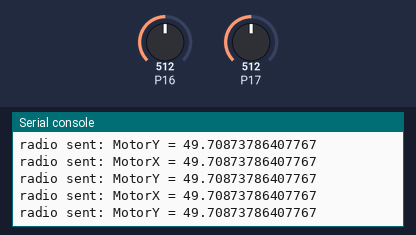
Simulated run of this program. Board: Calliope mini (MakeCode). Parts: the last lines printed to the serial console. The test bench sets the inputs (shaded band); at power-on: P16 = 512, P17 = 512 (analog values on the 0–1023 scale). No radio messages arrive unless stated (any console line starting 'radio sent:' is added by the test bench).

Above: at 1.2 s.
1.3 s: P16 set to 716
At 1.36 s:
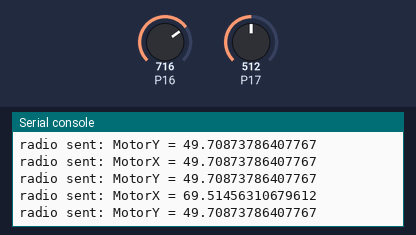
2.8 s: P17 set to 716
At 2.86 s:
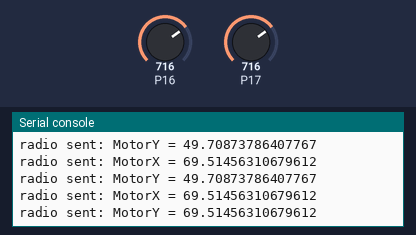
4.3 s: P16 set to 900
At 4.31 s:
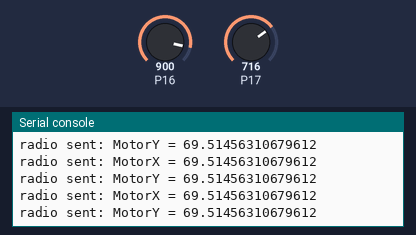
5.8 s: P17 set to 900
At 5.81 s:
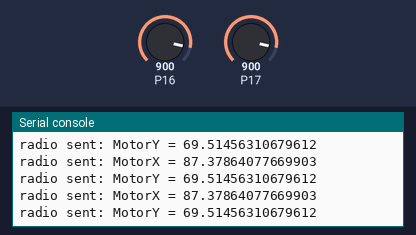
Timing chart, 0 to 8.3 s (numbered marks = the images above; inputs shaded):
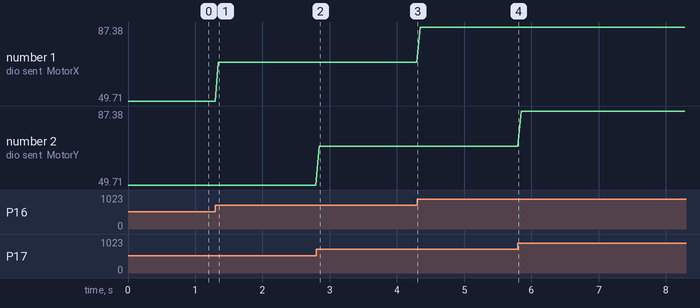

Measured:
- after the input at 1.3 s, the serial console: prints a new line after 0.05 s (image 1)
- after the input at 2.8 s, the serial console: prints a new line after 0.05 s (image 2)
- plotted number 1: 49.71 → 69.51 after the input at 1.3 s, 69.51 → 87.38 after the input at 4.3 s

The program:

main.ts
```typescript
let serdir = 0
let yx = 0
let xx = 0
radio.setGroup(0)
let Ax = 9
let control2 = 0
let strt = 0
basic.forever(function () {
    xx = pins.map(
    pins.analogReadPin(AnalogPin.C16),
    0,
    1030,
    0,
    100
    )
    yx = pins.map(
    pins.analogReadPin(AnalogPin.C17),
    0,
    1030,
    0,
    100
    )
    if (xx > 70) {
        serdir = 10
    } else {
        if (xx < 30) {
            serdir = 20
        } else {
            serdir = 0
            strt = 1
        }
    }
    if (control2 == 0) {
        radio.sendValue("MotorX", xx)
        radio.sendValue("MotorY", yx)
    }
    basic.pause(30)
})
```

test.ts
```typescript
// Hier kann man Tests durchführen; diese Datei wird nicht kompiliert, wenn dieses Paket als Erweiterung verwendet wird.
```
